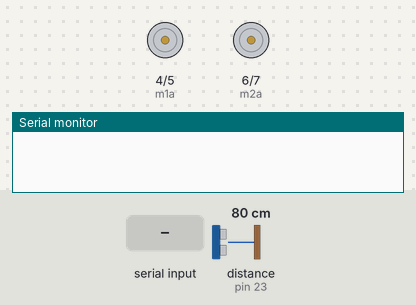
The sketch below on a simulated Arduino Mega 2560, built with avr-gcc and run on an emulated ATmega2560. Shown: motor-driver pin pairs drawn as motors (green arrow = first pin HIGH = forward, orange = second pin HIGH = backward, longer = more drive, scaled by the enable pin), the last lines printed to the serial monitor. Inputs (shaded band) come from the test bench; at power-on: distance to the obstacle (sensor on pin 23) 80 cm. The echo pulse lasts 58.3 µs per cm; the audio player accepts every command and is not drawn.

Above: at 1.7 s.
1.8 s: "F" received over the second serial link
At 2.7 s:
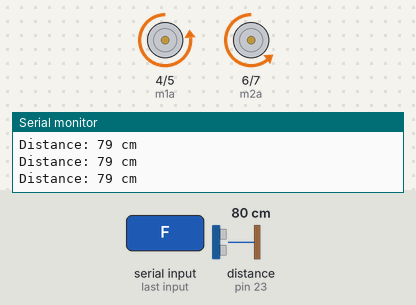
6.4 s: "S" received over the second serial link
At 6.8 s:
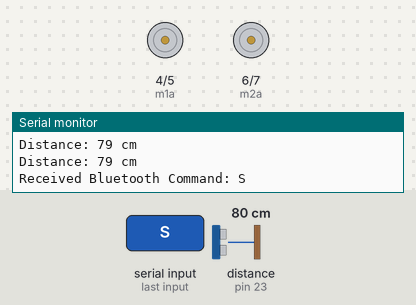
Timing chart, 0 to 9.4 s (numbered marks = the images above; inputs shaded):
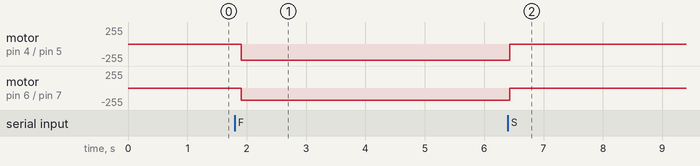

The sketch:

brunobot.ino
```cpp
#include <SoftwareSerial.h>
#include <DFRobotDFPlayerMini.h>

// Define pins
#define TRIGGER_PIN 22 // Trigger pin for ultrasonic sensor
#define ECHO_PIN 23   // Echo pin for ultrasonic sensor

// SoftwareSerial for Bluetooth, DFPlayer Mini, and Debugging
SoftwareSerial bluetoothSerial(12, 13); // RX, TX for Bluetooth module

// Serial1 for DFPlayer Mini (TX1 and RX1 on Arduino Mega)
SoftwareSerial dfPlayerSerial(10, 11); // RX1, TX1 for DFPlayer Mini
DFRobotDFPlayerMini myDFPlayer;

// Motor control pins
#define m1a 4
#define m1b 5
#define m2a 6
#define m2b 7
#define ENA 8 // Change ENA to 6
#define ENB 9

char command = 'S'; // Initialize with 'S' for stop

void setup() {
  Serial.begin(9600); // Initialize Serial for debugging

  // Initialize DFPlayer Mini communication
  dfPlayerSerial.begin(9600);
  if (!myDFPlayer.begin(dfPlayerSerial)) {
    Serial.println("Unable to begin DFPlayer Mini:");
    Serial.println("1. Please recheck the connection!");
    Serial.println("2. Please insert the SD card!");
    while (true);
  }
  myDFPlayer.volume(30); // Set the volume (0-30)

  // Initialize Bluetooth communication
  bluetoothSerial.begin(9600);

  // Motor control pins setup
  pinMode(m1a, OUTPUT);
  pinMode(m1b, OUTPUT);
  pinMode(m2a, OUTPUT);
  pinMode(m2b, OUTPUT);
  pinMode(ENA, OUTPUT); // Change ENA to 6
  pinMode(ENB, OUTPUT);

  // Ultrasonic sensor pins setup
  pinMode(TRIGGER_PIN, OUTPUT);
  pinMode(ECHO_PIN, INPUT);
}

void forward() {
  analogWrite(ENA, 240);
  analogWrite(ENB, 180);
  digitalWrite(m1a, LOW);
  digitalWrite(m1b, HIGH);
  digitalWrite(m2a, LOW);
  digitalWrite(m2b, HIGH);
  delay(200);
}

void stopp() {
  analogWrite(ENA, 0);
  analogWrite(ENB, 0);
  digitalWrite(m1a, LOW);
  digitalWrite(m1b, LOW);
  digitalWrite(m2a, LOW);
  digitalWrite(m2b, LOW);
  delay(200);
}

void loop() {
  if (bluetoothSerial.available() > 0) {
    command = bluetoothSerial.read();
    Serial.print("Received Bluetooth Command: ");
    Serial.println(command);
  }

  // Perform actions based on the received command
  switch (command) {
    case 'F': // Move forward
      forward();
      ultra();
      break;
    case 'S': // Stop
      stopp();
      break;
    default:
      // Invalid command or do nothing
      break;
  }
}
void ultra()
  {
  // Ultrasonic sensor code to detect obstacles
  digitalWrite(TRIGGER_PIN, LOW);
  delayMicroseconds(2);
  digitalWrite(TRIGGER_PIN, HIGH);
  delayMicroseconds(10);
  digitalWrite(TRIGGER_PIN, LOW);

  unsigned long duration = pulseIn(ECHO_PIN, HIGH);
  unsigned int distance = duration * 0.034 / 2;
   Serial.print("Distance: ");
  Serial.print(distance);
  Serial.println(" cm");
  // Check for obstacles and play audio if needed
  if (distance <= 20) {
    stopp();
    myDFPlayer.play(1); // Play audio when an obstacle is detected
    delay(5000); // Play for 5 seconds
    myDFPlayer.stop(); // Stop playing
    delay(1000); // Delay before playing another track
    myDFPlayer.play(2);
     delay(1000);
  }
}
```

Measured:
- after the input at 1.8 s, motor on pin 4 (m1a) / pin 5 (m1b): stopped → backward 240/255 after 0.11 s; motor on pin 6 (m2a) / pin 7 (m2b): stopped → backward 180/255 after 0.11 s
- after the input at 6.4 s, motor on pin 4 (m1a) / pin 5 (m1b): backward 240/255 → stopped at once; motor on pin 6 (m2a) / pin 7 (m2b): backward 180/255 → stopped at once
